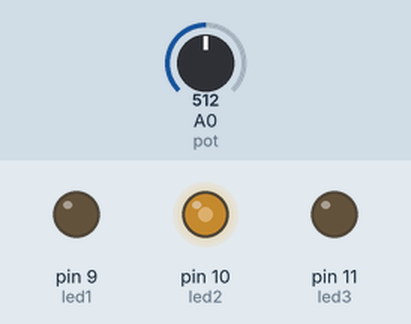
A sketch run on a simulated Arduino Uno, built with avr-gcc and run on an emulated ATmega328P. Parts: output pins drawn as LEDs (lit = HIGH). The inputs (shaded band) are chosen by the test bench; at power-on: A0 (pot) = 512.

Above: at 1.2 s.
1.3 s: A0 (pot) set to 716
At 2.3 s:
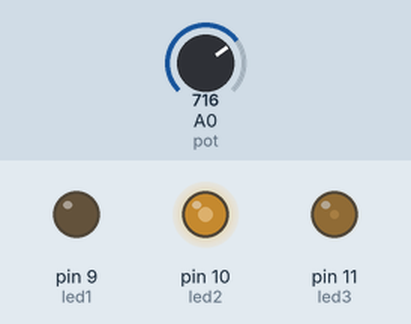
2.8 s: A0 (pot) set to 900
At 3.5 s:
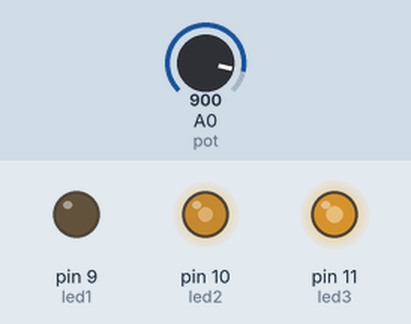
4.3 s: A0 (pot) set to 1023
At 4.6 s:
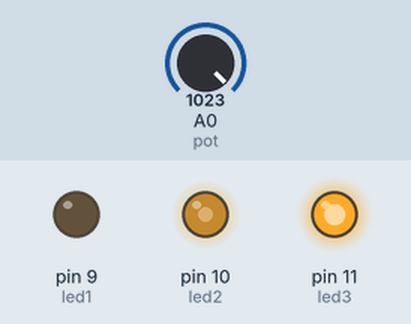
5.8 s: A0 (pot) set to 306
At 6.9 s:
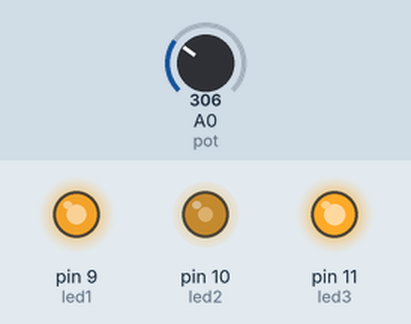
7.3 s: A0 (pot) set to 122
At 8.1 s:
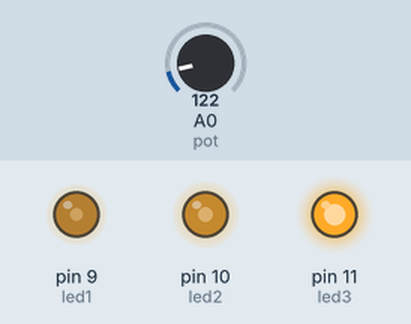
Timing chart, 0 to 9.8 s (numbered marks = the images above; inputs shaded):
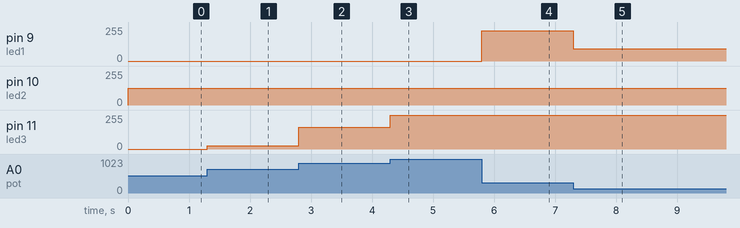

Measured:
- after the input at 1.3 s, pin 11 (led3): 0/255 → 25/255 at once
- after the input at 2.8 s, pin 11 (led3): 25/255 → 163/255 at once
- after the input at 4.3 s, pin 11 (led3): 163/255 → 255/255 at once
- after the input at 5.8 s, pin 9 (led1): 0/255 → 228/255 at once
- after the input at 7.3 s, pin 9 (led1): 228/255 → 91/255 at once

The sketch:

_3led_pot.ino
```cpp
#define led1 9
#define led2 10
#define led3 11
#define pot A0
void setup() {
  pinMode(led1,OUTPUT);
  pinMode(led2,OUTPUT);
  pinMode(led3,OUTPUT);
  pinMode(pot,INPUT);
}

void loop() {
   int vi=analogRead(pot);
   if (vi<1023/3)
   {
    int v1=map(vi,0,1023/3,0,255);
    analogWrite(led1,v1);
   }
   if (vi<2*1023/3 && vi>1023/3)
   {
    int v2=map(vi,1023/3,2*1023/3,0,255);
       analogWrite(led2,v2);
   }
   if (vi>2*1023/3 && vi<1024)
   {
    int v3=map(vi,2*1023/3,1023,0,255);
    analogWrite(led3,v3);
   }


}
```
